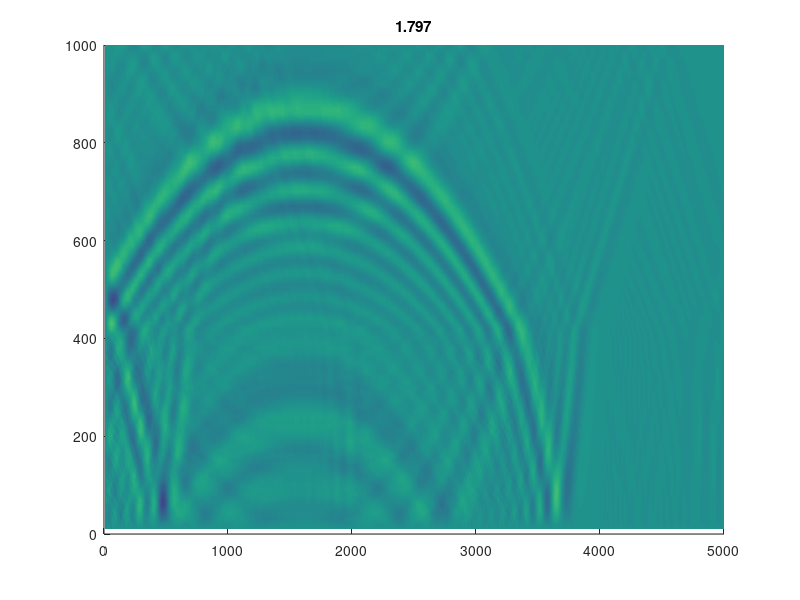

The MATLAB script that drew this image:
function NNESMOwaves



%Define number of solution points
nx=500;
ny=100;
nyi=40;
nxs=160;
nys=2;
nt=1800;
dt=0.001;
dx=10;
dy=10;
x=[dx:dx:nx*dx]';
y=[dy:dy:ny*dy];
t=dt:dt:nt*dt;

%Define model parameters
muA=1e10;
rhoA=2500;
muB=2.5e10;
rhoB=2777;
mu=muA+zeros(nx,ny);
rho=rhoA+zeros(nx,ny);
mu(:,1:nyi)=muB;
rho(:,1:nyi)=rhoB;

mux=1./(1./mu(1:end-1,:)+1./mu(2:end,:));
muy=1./(1./mu(:,1:end-1)+1./mu(:,2:end));
mux=[mu(1,:); mux];
muy=[mu(:,1) muy];
rhox=1./(1./rho(1:end-1,:)+1./rho(2:end,:));
rhoy=1./(1./rho(:,1:end-1)+1./rho(:,2:end));
rhox=[rho(1,:); rhox];
rhoy=[rho(:,1) rhoy];





%Define source term
tau=0.02;
t0=2*tau;
v0=exp(-((t-t0)/tau).^2)/tau;




%Initialise v and s arrays
v=zeros(nx,ny,2);
v(nxs,nys)=v0(1);
sx=zeros(nx,ny,2);
sy=zeros(nx,ny,2);


%Solve problem
%Set n=1 so that the solution always updates itself
n=1;
for m=1:nt-1
    %From slide 21
    i=2:nx;
    j=2:ny;
    dsxdx=(sx(i,j,n)-sx(i-1,j,n))/dx;
    dsydy=(sy(i,j,n)-sy(i,j-1,n))/dy;
    dvdt=(dsxdx+dsydy)./rho(i,j);
    
    v(i,j,n+1)=v(i,j,n)+dvdt*dt;
    %Apply source at nxs and nys
    v(nxs,nys,n+1)=v(nxs,nys,n+1)+v0(m+1);
    %Apply v=0 at x=0 and y=0
    v(1,:,n+1)=0;
    v(:,1,n+1)=0;
    
    %From slide 21
    i=1:nx-1;
    j=1:ny-1;
    dvdx=(v(i+1,j,n+1)-v(i,j,n+1))/dx;
    dvdy=(v(i,j+1,n+1)-v(i,j,n+1))/dy;
    dsxdt=mux(i,j).*dvdx;
    dsydt=muy(i,j).*dvdy;
    
    sx(i,j,n+1)=sx(i,j,n)+dsxdt*dt;
    sy(i,j,n+1)=sy(i,j,n)+dsydt*dt;
    
    %Apply s=0 at x=Lx
    sx(nx,:,n+1)=0;
    %Apply s=0 at y=Ly
    sy(:,ny,n+1)=0;
    
    
    %Update solution
    sx(:,:,n)=sx(:,:,n+1);
    sy(:,:,n)=sy(:,:,n+1);
    v(:,:,n)=v(:,:,n+1);

    mPLOT=3;
    if round(m/mPLOT)*mPLOT==m
        %Now plot results
        figure(1)
        clf
        surf(x,y,v(:,:,n)','EdgeColor','none')
        
        view(2)
        shading interp
        caxis([-1 1])
        title(t(m))
        drawnow
    end
end
